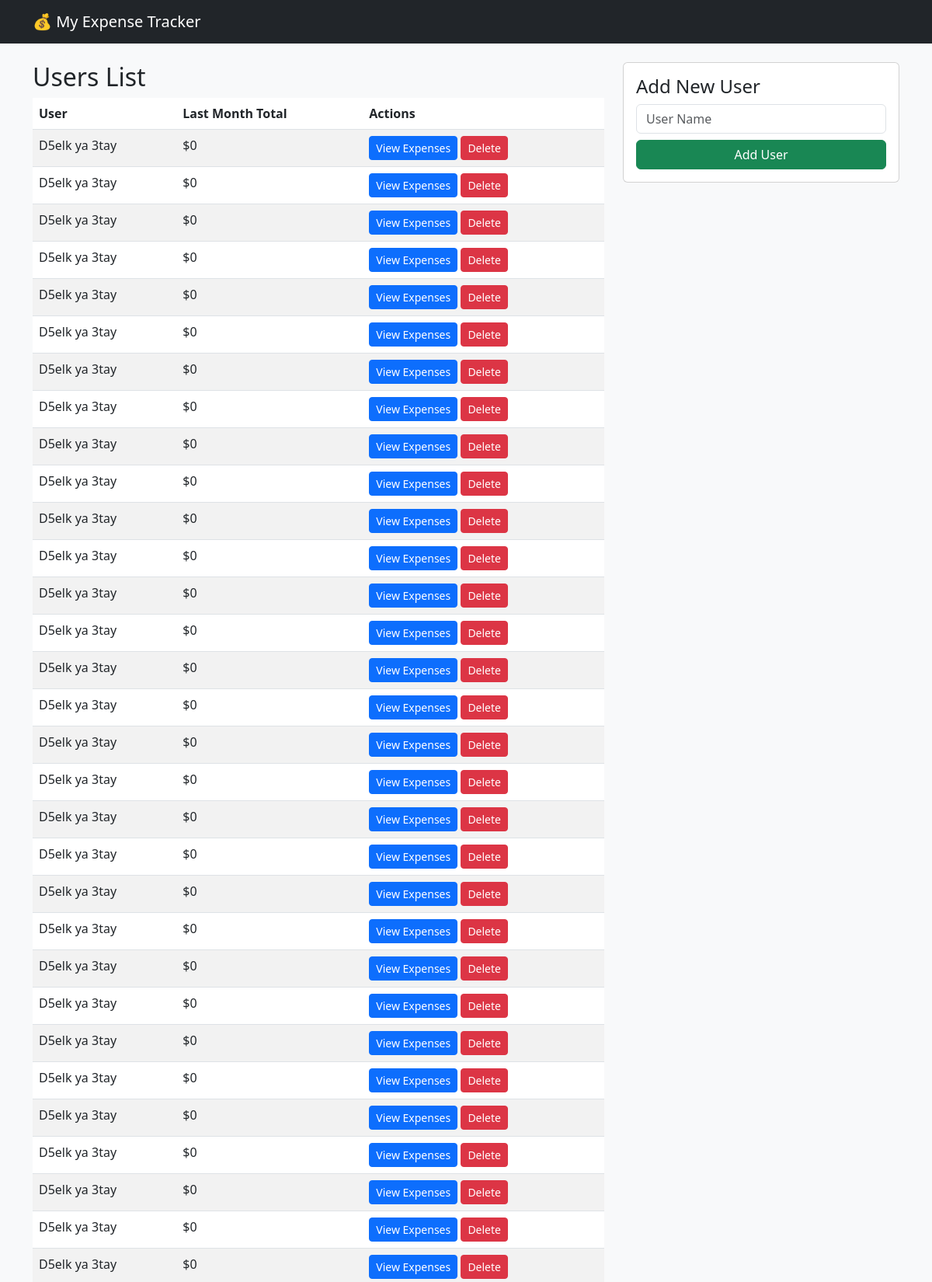
The page / (upper part) on the database its author committed.
### models.py (models this page shows)
class User(db.Model):
    id = db.Column(db.Integer, primary_key=True)
    name = db.Column(db.String(100), nullable=False)
    expenses = db.relationship('Expense', backref='user', lazy=True, cascade="all, delete")

### app.py (the view)
@app.route('/')
def index():
    users = User.query.all()
    today = datetime.today()
    first_day_current_month = today.replace(day=1)
    last_day_prev_month = first_day_current_month - timedelta(days=1)
    first_day_prev_month = last_day_prev_month.replace(day=1)
    users_data = []
    for user in users:
        total = db.session.query(func.sum(Expense.amount)).filter(
            Expense.user_id == user.id,
            Expense.date >= first_day_prev_month,
            Expense.date <= last_day_prev_month
        ).scalar() or 0
        users_data.append({'user': user, 'total_last_month': total})
    return render_template('index.html', users_data=users_data)

### templates/index.html
{% extends 'base.html' %}
{% block content %}
<div class="row">
    <div class="col-md-8">
        <h2>Users List</h2>
        <table class="table table-striped">
            <thead>
                <tr>
                    <th>User</th>
                    <th>Last Month Total</th>
                    <th>Actions</th>
                </tr>
            </thead>
            <tbody>
                {% for item in users_data %}
                <tr>
                    <td>{{ item.user.name }}</td>
                    <td>${{ item.total_last_month }}</td>
                    <td>
                        <a href="{{ url_for('user_expenses', user_id=item.user.id) }}" class="btn btn-primary btn-sm">View Expenses</a>
                        <a href="{{ url_for('delete_user', user_id=item.user.id) }}" class="btn btn-danger btn-sm" onclick="return confirm('Are you sure?')">Delete</a>
                    </td>
                </tr>
                {% endfor %}
            </tbody>
        </table>
    </div>
    <div class="col-md-4">
        <div class="card p-3">
            <h4>Add New User</h4>
            <form action="{{ url_for('add_user') }}" method="POST">
                <input type="text" name="name" class="form-control mb-2" placeholder="User Name" required>
                <button type="submit" class="btn btn-success w-100">Add User</button>
            </form>
        </div>
    </div>
</div>
{% endblock %}

### rows shown on the page
User: user.name "D5elk ya 3tay"
User: user.name "D5elk ya 3tay"
User: user.name "D5elk ya 3tay"
User: user.name "D5elk ya 3tay"
User: user.name "D5elk ya 3tay"
User: user.name "D5elk ya 3tay"
User: user.name "D5elk ya 3tay"
User: user.name "D5elk ya 3tay"
User: user.name "D5elk ya 3tay"
User: user.name "D5elk ya 3tay"
User: user.name "D5elk ya 3tay"
User: user.name "D5elk ya 3tay"
User: user.name "D5elk ya 3tay"
User: user.name "D5elk ya 3tay"
User: user.name "D5elk ya 3tay"
User: user.name "D5elk ya 3tay"
User: user.name "D5elk ya 3tay"
User: user.name "D5elk ya 3tay"
User: user.name "D5elk ya 3tay"
User: user.name "D5elk ya 3tay"
User: user.name "D5elk ya 3tay"
User: user.name "D5elk ya 3tay"
User: user.name "D5elk ya 3tay"
User: user.name "D5elk ya 3tay"
User: user.name "D5elk ya 3tay"
User: user.name "D5elk ya 3tay"
User: user.name "D5elk ya 3tay"
User: user.name "D5elk ya 3tay"
User: user.name "D5elk ya 3tay"
User: user.name "D5elk ya 3tay"
User: user.name "D5elk ya 3tay"

### other values the page prints
{{ item.total_last_month }} "0" "0" "0" "0" "0" "0" "0" "0" "0" "0" "0" "0" "0" "0" "0" "0" "0" "0" "0" "0" "0" "0" "0" "0" "0" "0" "0" "0" "0" "0" "0"
